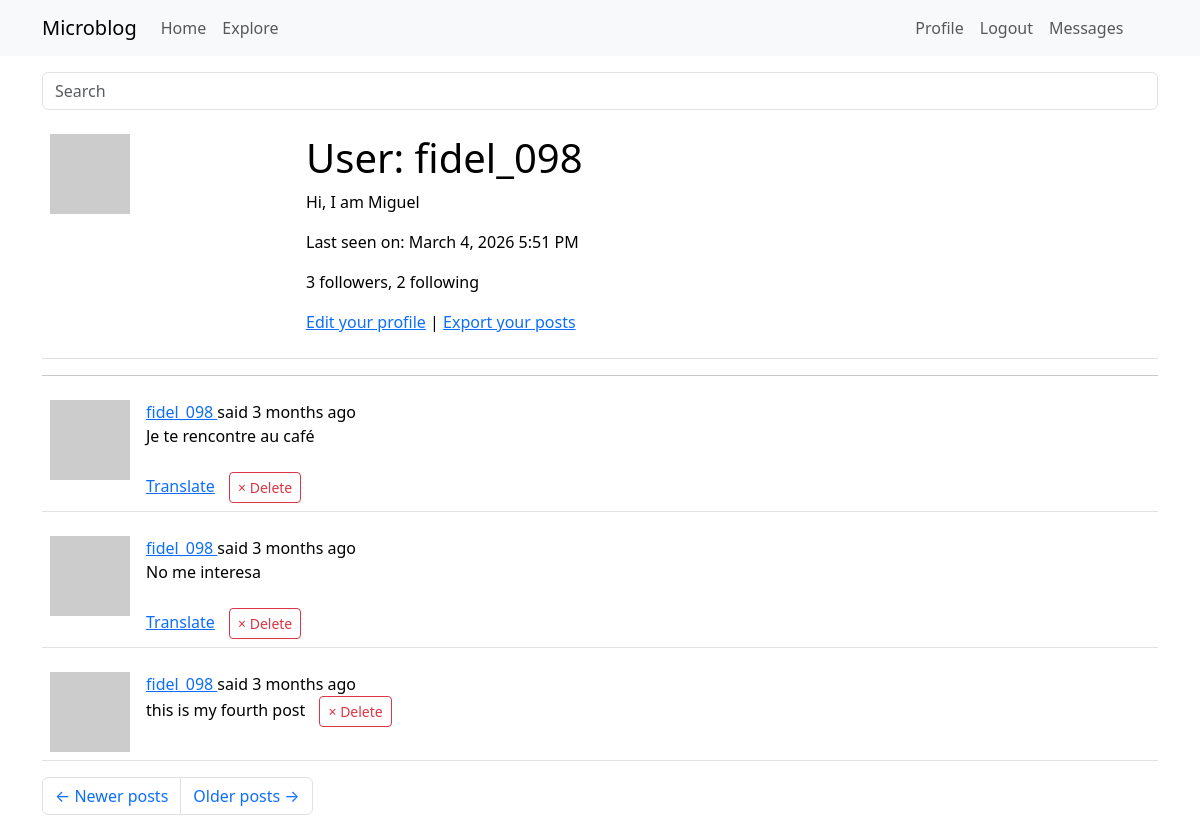
The app's page /user/fidel_098?page=2 (signed in) with its own data.
### app/models.py (models this page shows, shortened)
class PaginatedAPIMixin(object):
    @staticmethod
    def to_collection_dict(query, page, per_page, endpoint, **kwargs): #it takes an sql query, a page number and a page size
        resources = db.paginate(query, page=page, per_page=per_page, error_out=False)
        data = {
          'items': [item.to_dict() for item in resources.items],
            '_meta': {
                'page': page,
                'per_page': per_page,
                'total_pages': resources.pages,
                'total_items': resources.total
            },
            '_links': {
                'self': url_for(endpoint, page=page, per_page=per_page,
                                **kwargs), #takes the endpoint argument for the view function that needs to be used in the url_for calls
                'next': url_for(endpoint, page=page + 1, per_page=per_page,
                                **kwargs) if resources.has_next else None,
                'prev': url_for(endpoint, page=page - 1, per_page=per_page,
                                **kwargs) if resources.has_prev else None
            }
        }
        return data

class User(PaginatedAPIMixin, UserMixin, db.Model):
    __tablename__ = "user"
    id: so.Mapped[int] = so.mapped_column(primary_key=True)
    username: so.Mapped[str] = so.mapped_column(sa.String(64), index=True, unique=True)
    email: so.Mapped[str] = so.mapped_column(sa.String(120), index=True, unique=True)
    password_hash: so.Mapped[Optional[str]] = so.mapped_column(sa.String(256))
    posts: so.WriteOnlyMapped['Post'] = so.relationship(back_populates='author')
    about_me: so.Mapped[Optional[str]] = so.mapped_column(sa.String(140))
    last_seen: so.Mapped[Optional[datetime]] = so.mapped_column(default=lambda:
                                datetime.now(timezone.utc))
    def avatar(self, size):
        digest = md5(self.email.lower().encode('utf-8')).hexdigest()
        return f'https://www.gravatar.com/avatar/{digest}?d=identicon&s={size}'
    following: so.WriteOnlyMapped['User'] = so.relationship(
        secondary=followers,
        primaryjoin=(followers.c.follower_id == id),
        secondaryjoin=(followers.c.followed_id == id),
        back_populates='followers')
    followers: so.WriteOnlyMapped['User'] = so.relationship(
        secondary=followers, primaryjoin=(followers.c.followed_id == id),
        secondaryjoin=(followers.c.follower_id == id),
        back_populates='following')
    def followers_count(self):
        query = sa.select(sa.func.count()).select_from(
            self.followers.select().subquery())
        return db.session.scalar(query)
    def following_count(self):
        query = sa.select(sa.func.count()).select_from(
            self.following.select().subquery())
        return db.session.scalar(query)
    last_message_read_time: so.Mapped[Optional[datetime]]
    messages_sent: so.WriteOnlyMapped['Message'] = so.relationship(foreign_keys='Message.sender_id', back_populates='author')
    messages_received: so.WriteOnlyMapped['Message'] = so.relationship(foreign_keys='Message.recipient_id', back_populates='recipient')
    def unread_message_count(self):
        last_read_time = self.last_message_read_time or datetime(1900, 1, 1)
        query = sa.select(Message).where(Message.recipient == self, Message.timestamp > last_read_time)
        return db.session.scalar(sa.select(sa.func.count()).select_from(query.subquery()))
    notifications: so.WriteOnlyMapped['Notification'] = so.relationship(back_populates='user')
    tasks: so.WriteOnlyMapped['Task'] = so.relationship(back_populates='user')
    def get_tasks_in_progress(self):
        query = self.tasks.select().where(Task.complete == False)
        return db.session.scalars(query)
    def get_task_in_progress(self, name):
        query = self.tasks.select().where(Task.name == name, Task.complete == False)
        return db.session.scalar(query)
    token: so.Mapped[Optional[str]] = so.mapped_column(sa.String(32), index=True, unique=True)
    token_expiration: so.Mapped[Optional[datetime]] = so.mapped_column(sa.DateTime)

class SearchableMixin(object):
    @classmethod
    def before_commit(cls, session):
        session._changes = { #session._changes is a custom attribute added to the session object to track changes made during the session
            'add': list(session.new), #list of new objects to be added
            'update': list(session.dirty), #list of modified objects
            'delete': list(session.deleted) #list of deleted objects
        }
    @classmethod
    def after_commit(cls, session):
        for obj in session._changes['add']:
            if isinstance(obj, SearchableMixin):
                add_to_index(obj.__tablename__, obj)
        for obj in session._changes['update']:
            if isinstance(obj, SearchableMixin):
                add_to_index(obj.__tablename__, obj)
        for obj in session._changes['delete']:
            if isinstance(obj, SearchableMixin):
                remove_from_index(obj.__tablename__, obj)
        session._changes = None

class Post(SearchableMixin, db.Model):
    __tablename__ = "post"
    __searchable__ = ['body'] #this indicates that the body field of the Post model should be indexed for full-text search
    id: so.Mapped[int] = so.mapped_column(primary_key=True)
    body: so.Mapped[str] = so.mapped_column(sa.String(140))
    timestamp: so.Mapped[datetime] = so.mapped_column(index=True, default=lambda: datetime.now(timezone.utc))
    user_id: so.Mapped[int] = so.mapped_column(sa.ForeignKey(User.id), index=True)
    author: so.Mapped[User] = so.relationship(back_populates='posts')
    language: so.Mapped[Optional[str]] = so.mapped_column(sa.String(5))

### app/main/routes.py (the view)
@bp.route('/user/<username>')
@login_required
def user(username):
    user = db.first_or_404(sa.select(User).where(User.username == username))
    page = request.args.get('page', 1, type=int)
    query = user.posts.select().order_by(Post.timestamp.desc())
    posts = db.paginate(query, page=page, per_page=current_app.config['POSTS_PER_PAGE'], error_out=False)
    prev_url=None
    next_url=None
    if posts.has_next:
        next_url = url_for('main.user', username=user.username, page=posts.next_num)
    if posts.has_prev:
        prev_url = url_for('main.user', username=user.username, page=posts.prev_num)
    form = EmptyForm()
    return render_template('user.html',form=form,
                           posts=posts.items, next_url=next_url,
                           prev_url=prev_url, user=user, delete_form=form)

### app/main/forms.py
class SearchForm(FlaskForm):
    q = StringField(_l('Search'), validators=[DataRequired()])
    def __init__(self, *args, **kwargs):
        if 'formdata' not in kwargs:
            kwargs['formdata'] = request.args
        if 'meta' not in kwargs:
            kwargs['meta'] = {'csrf': False}
        super(SearchForm, self).__init__(*args, **kwargs)

class EmptyForm(FlaskForm):
    submit = SubmitField(_l('Submit'))

### app/__init__.py (called while the page is built)
def get_locale():
    return request.accept_languages.best_match(current_app.config['LANGUAGES'])

### app/main/routes.py (called while the page is built)
@bp.before_request
def before_request():
    if current_user.is_authenticated:
        current_user.last_seen = datetime.now(timezone.utc)
        db.session.commit()
        g.search_form = SearchForm()
    g.locale = str(get_locale())

### app/models.py (called while the page is built)
@login.user_loader
def load_user(id):
    return db.session.get(User, int(id))

### app/templates/user.html (shortened to what this page needs)
{%extends "base.html" %}
{% block content %}
   <table class="table table-hover">
       <tr valign="top">
            <td width="256px"><img src = "{{ user.avatar(128) }}"></td>
            <td>
               <h1>{{ _('User') }}: {{ user.username }}</h1>
               {% if user.about_me %}<p>{{ user.about_me }}</p>{% endif %}
               {% if user.last_seen %}<p>{{ _('Last seen on') }}: {{ moment(user.last_seen).format('LLL') }}</p>{% endif %}
                <p>{{ _('%(count)d followers', count=user.followers_count()) }}, {{ _('%(count)d following', count=user.following_count()) }}</p>
                {% if user == current_user %}
               <p>
                   <a href="{{ url_for('main.edit_profile') }}">{{ _('Edit your profile') }}</a>
                   {% if not current_user.get_task_in_progress('export_posts') %}
                   | <a href="{{ url_for('main.export_posts') }}">{{ _('Export your posts') }}</a>
                   {% endif %}
               </p>
               {% endif %}
           </td>
       </tr>
   </table>
   <hr>
   {% for post in posts %}
       {% include '_post.html' %}
   {% endfor %}
   <nav aria-label="Post navigation">
       <ul class="pagination">
           <li class="page-item{% if not prev_url %} disabled{% endif %}">
               <a class="page-link" href="{{ prev_url }}">
                   <span aria-hidden="true">&larr;</span> Newer posts
               </a>
           </li>
           <li class="page-item{% if not next_url %} disabled{% endif %}">
               <a class="page-link" href="{{ next_url }}">
                   Older posts <span aria-hidden="true">&rarr;</span>
               </a>
           </li>
       </ul>
   </nav>
{% endblock %}

### app/templates/_post.html (shortened to what this page needs)
<table class="table table-hover">
    <tr>
        <td width="70px">
            <a href="{{ url_for('main.user', username=post.author.username) }}">
            <img src="{{ post.author.avatar(36) }}">
            </a>
        </td>
        <td>
            {{ _('%(username)s said %(when)s',
                username=user_link, when=moment(post.timestamp).fromNow()) }}
                <br>
            <span id="post{{ post.id }}">{{ post.body }}</span>
            {% if post.language and post.language != g.locale %}
            <br><br>
            <span id="translation{{ post.id }}">
                    <a href="javascript:translate(
                                'post{{ post.id }}',
                                'translation{{ post.id }}',
                                '{{ post.language }}',
                                '{{ g.locale }}');">{{ _('Translate') }}</a>
                </span>
            {% endif %}
            {% if current_user.is_authenticated and post.author == current_user %}
            <form action="{{ url_for('main.delete_post', id=post.id) }}" method="post" style="display:inline; margin-left: 10px;">
                <button type="submit" class="btn btn-outline-danger btn-sm">
                    &times; {{ _('Delete') }}
                </button>
            </form>
            {% endif %}
        </td>
    </tr>
</table>

### records on screen
User: username "fidel_098", about_me "Hi, I am Miguel", last_seen "March 4, 2026 5:51 PM"
Post: body "Je te rencontre au café"
Post: body "No me interesa"
Post: body "this is my fourth post"
